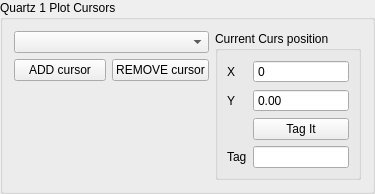
       <widget class="QGroupBox" name="freqCursBox">
        <property name="title">
         <string>Quartz 1 Plot Cursors</string>
        </property>
        <layout class="QHBoxLayout" name="horizontalLayout_3" stretch="4,3">
         <item>
          <layout class="QVBoxLayout" name="verticalLayout_3" stretch="2,2,3">
           <item>
            <widget class="QComboBox" name="freqCursListCmbBox"/>
           </item>
           <item>
            <layout class="QHBoxLayout" name="horizontalLayout_4">
             <item>
              <widget class="QPushButton" name="addFreqCurBtn">
               <property name="text">
                <string>ADD cursor</string>
               </property>
              </widget>
             </item>
             <item>
              <widget class="QPushButton" name="removeFreqCursBtn">
               <property name="text">
                <string>REMOVE cursor</string>
               </property>
              </widget>
             </item>
            </layout>
           </item>
           <item>
            <spacer name="verticalSpacer">
             <property name="orientation">
              <enum>Qt::Vertical</enum>
             </property>
             <property name="sizeHint" stdset="0">
              <size>
               <width>20</width>
               <height>40</height>
              </size>
             </property>
            </spacer>
           </item>
          </layout>
         </item>
         <item>
          <widget class="QGroupBox" name="freqCursPosBox">
           <property name="title">
            <string>Current Curs position</string>
           </property>
           <layout class="QFormLayout" name="formLayout">
            <item row="1" column="1">
             <widget class="QDoubleSpinBox" name="freqCursYNumDbl">
              <property name="readOnly">
               <bool>true</bool>
              </property>
              <property name="buttonSymbols">
               <enum>QAbstractSpinBox::NoButtons</enum>
              </property>
              <property name="minimum">
               <double>-1000000000.000000000000000</double>
              </property>
              <property name="maximum">
               <double>1000000000.000000000000000</double>
              </property>
             </widget>
            </item>
            <item row="0" column="0">
             <widget class="QLabel" name="label">
              <property name="text">
               <string>X</string>
              </property>
             </widget>
            </item>
            <item row="1" column="0">
             <widget class="QLabel" name="label_2">
              <property name="text">
               <string>Y</string>
              </property>
             </widget>
            </item>
            <item row="2" column="1">
             <widget class="QPushButton" name="tagCurFreqPosBtn">
              <property name="text">
               <string>Tag It</string>
              </property>
             </widget>
            </item>
            <item row="3" column="1">
             <widget class="QLineEdit" name="freqTagLine">
              <property name="readOnly">
               <bool>true</bool>
              </property>
             </widget>
            </item>
            <item row="3" column="0">
             <widget class="QLabel" name="label_5">
              <property name="text">
               <string>Tag</string>
              </property>
             </widget>
            </item>
            <item row="0" column="1">
             <widget class="QSpinBox" name="freqCursXNum">
              <property name="readOnly">
               <bool>true</bool>
              </property>
              <property name="buttonSymbols">
               <enum>QAbstractSpinBox::NoButtons</enum>
              </property>
              <property name="keyboardTracking">
               <bool>false</bool>
              </property>
              <property name="maximum">
               <number>1000000000</number>
              </property>
             </widget>
            </item>
           </layout>
          </widget>
         </item>
        </layout>
       </widget>
